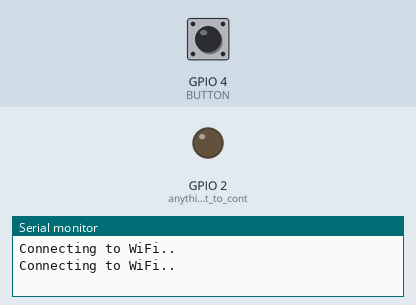
This sketch was run on a simulated ESP8266 (NodeMCU). Shown: output pins drawn as LEDs (lit = HIGH), the last lines printed to the serial monitor. Dashed ring = blinking. The test bench sets the inputs (shaded band); at power-on: GPIO 4 (BUTTON) LOW. WiFi joins after 1.5 s; servers stay silent unless stated.

Above: at 2.8 s.
2.9 s: GPIO 4 (BUTTON) pulled HIGH for 3.2 s
At 3.55 s:
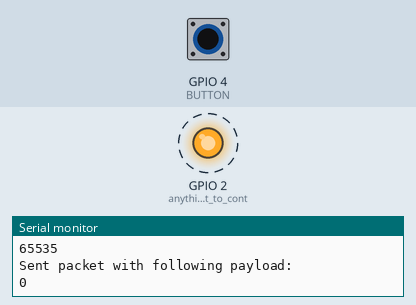
At 6.9 s:
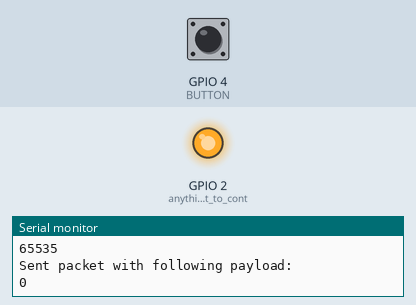
Timing chart, 0 to 8.4 s (numbered marks = the images above; inputs shaded):
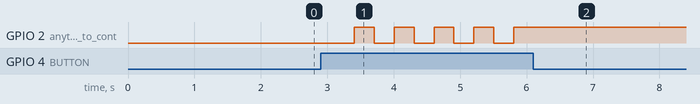

The sketch:

Switch.ino
```cpp
#include <ESP8266WiFi.h>
#include <WiFiUDP.h>
const char *ssid = "********";
const char *password = "**********";
#define BUTTON 4 //D2(gpio4)
int BtnValue = 0; // actual read value from pin4
int lightState = 0; // is the switch on = 1 or off = 0


//I've included some commenting markups from the LIFX LAN protocol website

// An instance of WifiUdp
WiFiUDP Udp;

// The LIFX Header structure
#pragma pack(push, 1)
typedef struct {
  /* frame */
  uint16_t size; //unsigned integer to store the size value (in bytes) of the header and body
  uint16_t protocol:12; //The protocol value must be set to 1024 for LIFX packets and as a Uint16 turns into 00000000 00000100. The LIFX protocol only uses the first 12 bits of that Uint16, so we leave the 4 upper bits for the next fields.
  uint8_t  addressable:1; //Next is addressable and that must always be true, and tagged should be false.
  uint8_t  tagged:1; //Note that if we were broadcasting this packet to multiple lights then we'd want tagged to be true. And so we set the next two bits to be 01
  uint8_t  origin:2; //Finally our origin should be left as 0s, giving us 00. This means the 2 bytes that consist of protocol, addressable, tagged and origin become 00000000 00010100.
  uint32_t source; //Next up is source. The values 0 and 1 are reserved. So we'll set 2 here. The source is an arbitrary number and can be used to check whether the replies have come from a source you know about.
  /*                 So 2 as a Uint32 becomes 00000010 00000000 00000000 00000000. */

  /* frame address */
  uint8_t  target[8];  //Next up is our target. This field allows 8 bytes of data, but currently we only use the first 6. If we want to send this packet to multiple devices and have all of the respond then we leave this as all 0s and ensure tagged is set to true. In this example we only want to target one device and so we'll set a specific target.
  uint8_t  reserved[6];
  uint8_t  res_required:1;
  uint8_t  ack_required:1;
  uint8_t  :6;
  uint8_t  sequence; //Now we have a Uint8 for the sequence. Replies from a device will copy the triplet of (source, sequence, target) from the request packet and so we can use this to determine which request resulted in which reply. You should increment sequence for each message you send and then wrap to 0 after it reaches 255. Let's use 1 here, which as a Uint8 becomes 00000001.

  /* protocol header */
  /* This is specific to the 21SetPower type */
  uint64_t :64;  // 8 reserved bytes
  uint16_t type; //Finally we have a couple reserved fields and then type. Each packet has a different type that tells the device what kind of payload will follow. We're creating a SetColor (102) which has a type of 102. This becomes 01100110 00000000 when we pack it as a Uint16.
  uint16_t :16;  // 2 more reserved bytes
  /* variable length payload follows */
} lifx_header;
#pragma pack(pop)

// Device::SetColor Payload
#pragma pack(push, 1)
typedef struct {
  uint16_t level;
} lifx_payload_device_set_power;
#pragma pack(pop)

// Payload types
#define LIFX_DEVICE_SETPOWER 21

// Enter a MAC address and IP address for your controller below.
// The IP address will be dependent on your local network:
/* not really required as we are going to broadcast the SetPower Packet to the whole network, but I'll keep it here anyway incase I work out how to send SetColour to specific Lights */
byte mac[] = { 0xD0, 0x73, 0xD5, 0x62, 0xB1, 0xA7 }; // D0:73:D5:62:B1:A7 ??? Doesn't seem to do anything, addresses all lights

unsigned int localPort = 8888;  // Port to listen for responses on
unsigned int lifxPort  = 56700; // Port used to send to send to LIFX devices

// Remote IP (In this case we broadcast to the entire subnet)
IPAddress broadcast_ip(255, 255, 255, 255);

// Packet buffer size
#define LIFX_INCOMING_PACKET_BUFFER_LEN 300


void setup() {
  Serial.begin(19200);
  pinMode(BUTTON, INPUT); // push button
  pinMode(LED_BUILTIN, OUTPUT); // anything you want to control using a switch e.g. a Led
  WiFi.hostname("ESPSwitchTest");
  WiFi.begin(ssid, password);
  while (WiFi.status() != WL_CONNECTED) {
   delay(800);
   Serial.println("Connecting to WiFi..");

  }
}


void loop() {
    lifx_header header;
    lifx_payload_device_set_power payload;
    // Initialise both structures
    memset(&header, 0, sizeof(header));
    memset(&payload, 0, sizeof(payload));
    // Setup the header
    header.size = sizeof(lifx_header) + sizeof(payload); // Size of header + payload
    header.addressable = 1; //always set to True (1)
    header.tagged = 1; // set to True (1) as we are broadcasting
    header.protocol = 1024;  //Required for LIFX Packet Header
    header.source = 123; // Has something to do with replies? Unsure, and is fairy arbitrary
    header.ack_required = 1; // buffer byte
    header.sequence = 100;  //Used if you're doing waveform things so the UDP packets arrive in order
    header.type = LIFX_DEVICE_SETPOWER; //Header type 21 for Setpower, read more here https://lan.developer.lifx.com/docs/changing-a-device


    BtnValue = digitalRead(BUTTON); // read the pushButton State
      if(BtnValue == HIGH){
        if(lightState == 1){
          digitalWrite(LED_BUILTIN, HIGH);
          payload.level = 0; // If you specify 0 the light will turn off and if you specify 65535 the device will turn on.
          // Send a packet on startup
          Udp.beginPacket(broadcast_ip, 56700); // broadcasts to addresses on network on the LIFX Port - 56700
          Udp.write((char *) &header, sizeof(lifx_header)); // Treat the structures like byte arrays
          Udp.write((char *) &payload, sizeof(payload));    // Which makes the data on wire correct
          Udp.endPacket();
          Serial.println("Sent packet with following payload:");
          Serial.println(payload.level);
          lightState = 0;
        }
        else {
          digitalWrite(LED_BUILTIN, LOW);
          payload.level = 65535; // If you specify 0 the light will turn off and if you specify 65535 the device will turn on.
          // Send a packet on startup
          Udp.beginPacket(broadcast_ip, 56700); // broadcasts to addresses on network on the LIFX Port - 56700
          Udp.write((char *) &header, sizeof(lifx_header)); // Treat the structures like byte arrays
          Udp.write((char *) &payload, sizeof(payload));    // Which makes the data on wire correct
          Udp.endPacket();
          Serial.println("Sent packet with following payload:");
          Serial.println(payload.level);
          lightState = 1;
        }
      }
      delay(300); // bad version of a button debouncer

}
```

Measured:
- after the input at 2.9 s, GPIO 2 (anything_you_want_to_cont): alternates HIGH for 0.30 s and LOW for 0.30 s, 9 changes in all, then stays HIGH, starting after 0.50 s
